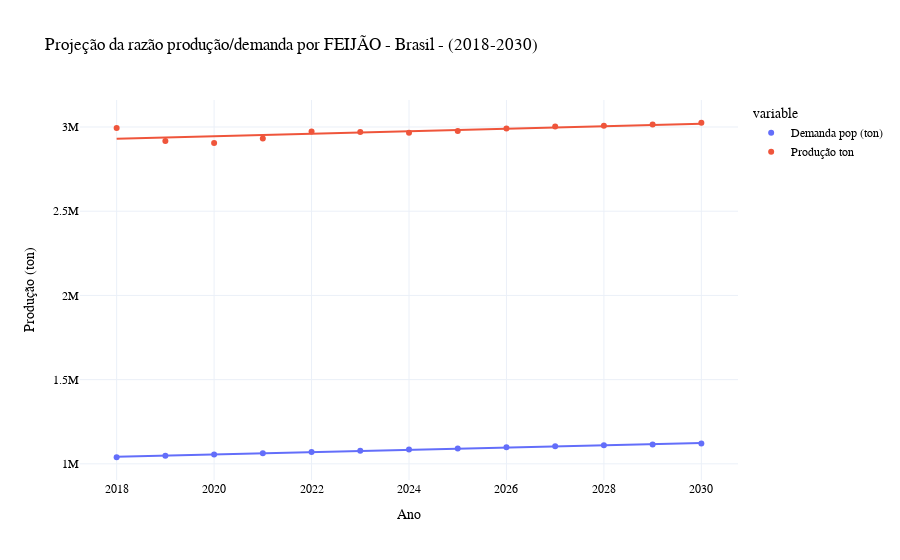

Notebook code cell kept with this figure:
### Code cell
fig =px.scatter(df_feijao, x ='Ano', y = ['Demanda pop (ton)', 'Produção ton'], title = 'Projeção da razão produção/demanda por FEIJÃO - Brasil - (2018-2030)', labels= {'value': 'Produção (ton)'}, trendline = 'ols')
fig.update_layout(template = 'plotly_white')


fig.update_layout(
    font_family="Helvetica",
    font_color="black",
    title_font_family="Helvetica",
    title_font_color="black",
    legend_title_font_color="black")

### Figure 1 — Plotly figure (JSON) as saved in the notebook; plotly's stock layout.template omitted (floating-point values rounded to 4 significant figures)
{"data": [{"hovertemplate": "variable=Demanda pop (ton)<br>Ano=%{x}<br>Produção (ton)=%{y}<extra></extra>", "legendgroup": "Demanda pop (ton)", "marker": {"color": "#636efa", "symbol": "circle"}, "mode": "markers", "name": "Demanda pop (ton)", "orientation": "v", "showlegend": true, "type": "scatter", "x": [2018, 2019, 2020, 2021, 2022, 2023, 2024, 2025, 2026, 2027, 2028, 2029, 2030], "xaxis": "x", "y": [1039000.0, 1047000.0, 1055000.0, 1063000.0, 1071000.0, 1078000.0, 1085000.0, 1091000.0, 1098000.0, 1104000.0, 1110000.0, 1115000.0, 1121000.0], "yaxis": "y"}, {"hovertemplate": "<b>OLS trendline</b><br>value = 6813.69 * Ano + -1.27081e+07<br>R<sup>2</sup>=0.995440<br><br>variable=Demanda pop (ton)<br>Ano=%{x}<br>Produção (ton)=%{y} <b>(trend)</b><extra></extra>", "legendgroup": "Demanda pop (ton)", "marker": {"color": "#636efa", "symbol": "circle"}, "mode": "lines", "name": "Demanda pop (ton)", "showlegend": false, "type": "scatter", "x": [2018, 2019, 2020, 2021, 2022, 2023, 2024, 2025, 2026, 2027, 2028, 2029, 2030], "xaxis": "x", "y": [1042000.0, 1049000.0, 1056000.0, 1062000.0, 1069000.0, 1076000.0, 1083000.0, 1090000.0, 1096000.0, 1103000.0, 1110000.0, 1117000.0, 1124000.0], "yaxis": "y"}, {"hovertemplate": "variable=Produção ton<br>Ano=%{x}<br>Produção (ton)=%{y}<extra></extra>", "legendgroup": "Produção ton", "marker": {"color": "#EF553B", "symbol": "circle"}, "mode": "markers", "name": "Produção ton", "orientation": "v", "showlegend": true, "type": "scatter", "x": [2018, 2019, 2020, 2021, 2022, 2023, 2024, 2025, 2026, 2027, 2028, 2029, 2030], "xaxis": "x", "y": [2993000.0, 2916000.0, 2905000.0, 2932000.0, 2974000.0, 2971000.0, 2966000.0, 2976000.0, 2991000.0, 3002000.0, 3008000.0, 3015000.0, 3025000.0], "yaxis": "y"}, {"hovertemplate": "<b>OLS trendline</b><br>value = 7398.96 * Ano + -1.20004e+07<br>R<sup>2</sup>=0.592758<br><br>variable=Produção ton<br>Ano=%{x}<br>Produção (ton)=%{y} <b>(trend)</b><extra></extra>", "legendgroup": "Produção ton", "marker": {"color": "#EF553B", "symbol": "circle"}, "mode": "lines", "name": "Produção ton", "showlegend": false, "type": "scatter", "x": [2018, 2019, 2020, 2021, 2022, 2023, 2024, 2025, 2026, 2027, 2028, 2029, 2030], "xaxis": "x", "y": [2931000.0, 2938000.0, 2945000.0, 2953000.0, 2960000.0, 2968000.0, 2975000.0, 2982000.0, 2990000.0, 2997000.0, 3005000.0, 3012000.0, 3019000.0], "yaxis": "y"}], "layout": {"font": {"color": "black", "family": "Helvetica"}, "legend": {"title": {"font": {"color": "black"}, "text": "variable"}, "tracegroupgap": 0}, "title": {"font": {"color": "black", "family": "Helvetica"}, "text": "Projeção da razão produção/demanda por FEIJÃO - Brasil - (2018-2030)"}, "xaxis": {"anchor": "y", "domain": [0, 1], "title": {"text": "Ano"}}, "yaxis": {"anchor": "x", "domain": [0, 1], "title": {"text": "Produção (ton)"}}}}
